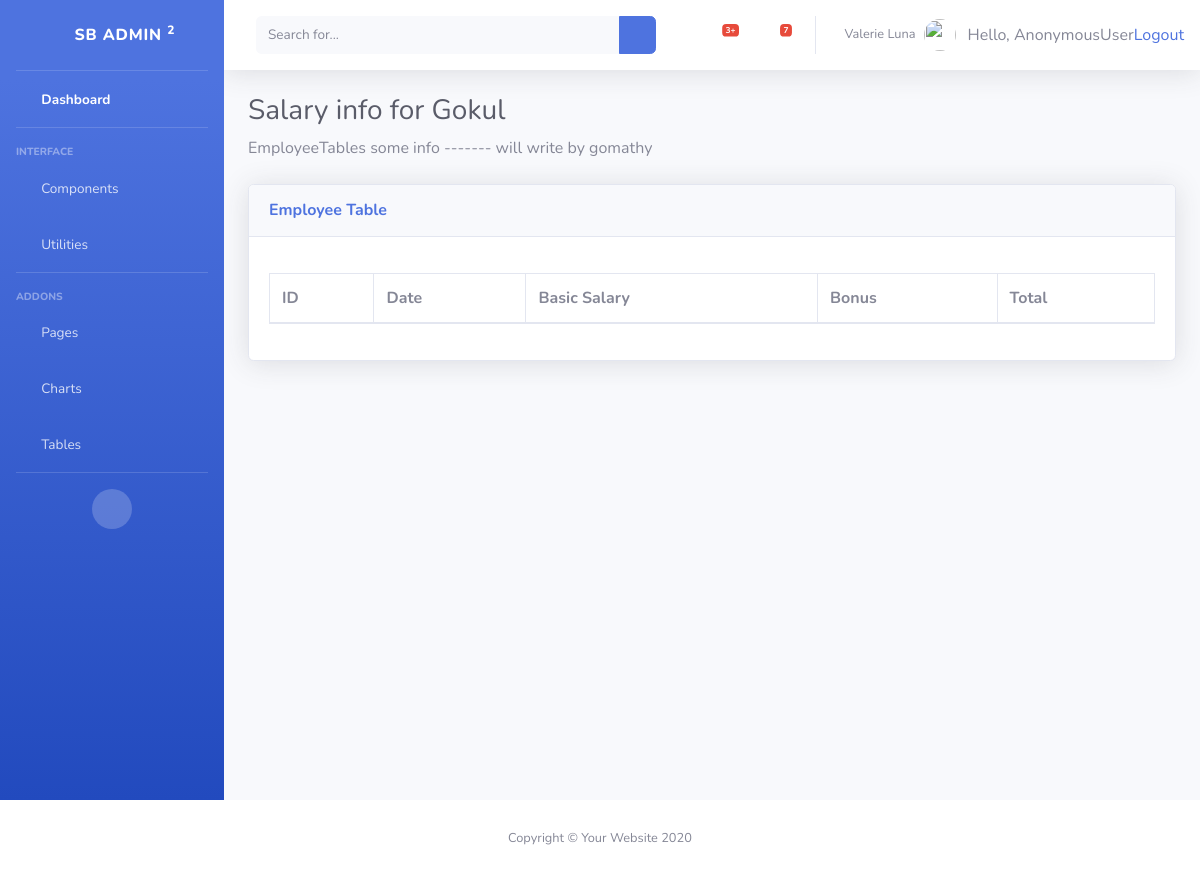
The page /1/salary_details/ on the database as committed earlier.
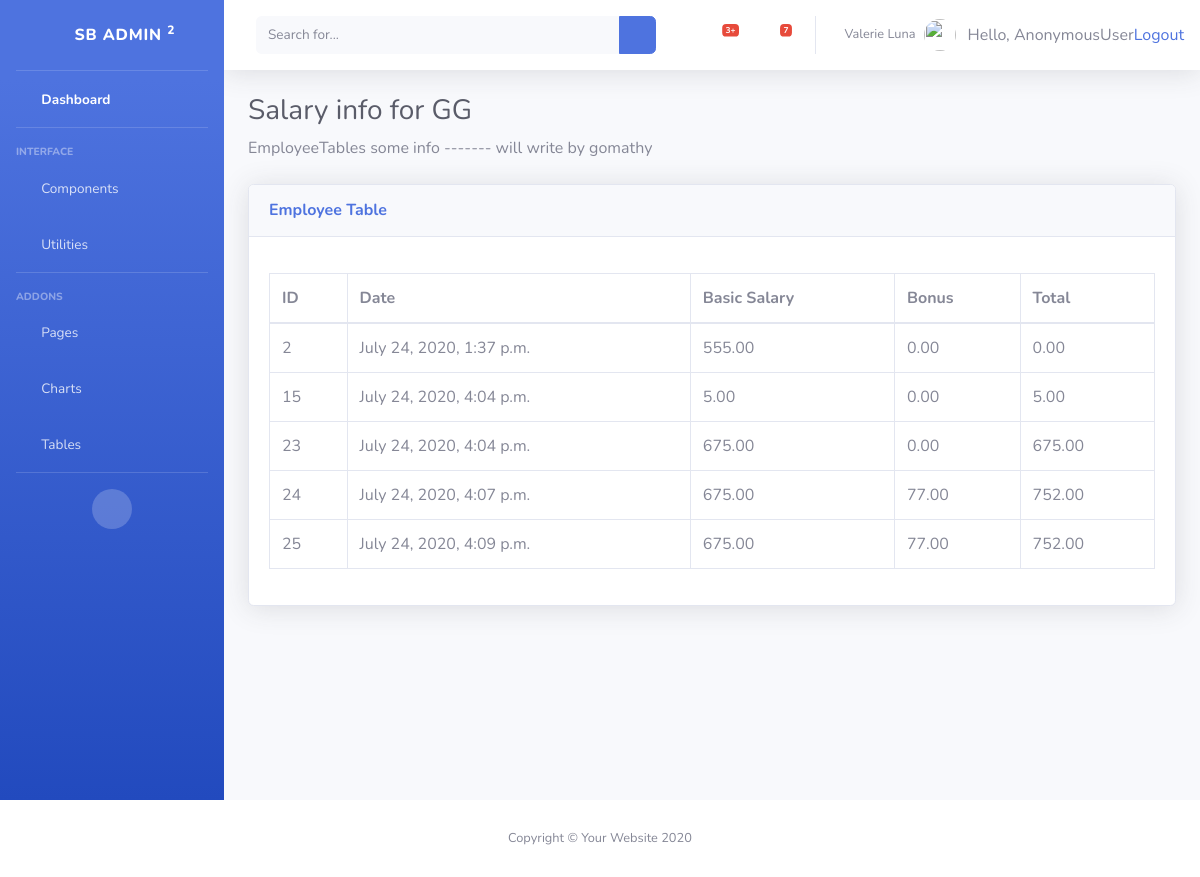
The same page on the database as committed later.
### inventory/models.py (models this page shows, shortened)
class Employee(models.Model):
	name 		= models.CharField("Employee Name", max_length=30, default='NULL', blank=True)
	basicSalary = models.DecimalField(max_digits=10, decimal_places=2, default=0)
	bonus 		= models.DecimalField(max_digits=10, decimal_places=2, default=0)
	total 		= models.DecimalField(max_digits=10, decimal_places=2, default=0) # basic + bonus
	isPaid 		= models.BooleanField(default=False)
	lastSalary 	= models.DateTimeField('last salary updated date', default=now, blank=True)
	DESIGNATION_CEO= 'Manager'
	DESIGNATION_WORKER= 'Worker'
	DESIGNATION_SUPERVISER= 'Superviser'
	DESIGNATION_MARKETING= 'MarketingHead'
	DESIGNATION_OTHERS= 'Others'
	DESIGNATION_CHOICES= [(DESIGNATION_WORKER, 'Worker'),(DESIGNATION_CEO,'Manager'),(DESIGNATION_SUPERVISER,'Superviser'),(DESIGNATION_MARKETING,'MarketingHead'),(DESIGNATION_WORKER,'others') ]
	designation = models.CharField(choices=DESIGNATION_CHOICES, max_length=200, default='Others')
	address = models.CharField(max_length=70, default='Not Found', blank=True)
	phone = models.CharField("Phone Number", max_length=11, default='0000000', blank=True)
	dob = models.DateTimeField('date of birth', default=now, blank=True)
	doj = models.DateTimeField('date of Joined', default=now, blank=True)
	GENDER_MALE 	= 0
	GENDER_FEMALE 	= 1
	GENDER_OTHERS 	= 2
	GENDER_CHOICES 	= [(GENDER_MALE, 'Male'), (GENDER_FEMALE, 'Female'), (GENDER_FEMALE, 'Others') ]
	gender 			= models.IntegerField(choices=GENDER_CHOICES, default=2)
	def __str__(self):
		return self.name ;

class Salary(models.Model):
	emp 		= models.ForeignKey(Employee, on_delete=models.CASCADE)
	basicSalary = models.DecimalField(max_digits=10, decimal_places=2, default=0)
	bonus 		= models.DecimalField(max_digits=10, decimal_places=2, default=0)
	total 		= models.DecimalField(max_digits=10, decimal_places=2, default=0) # basic + bonus
	paidDate 	= models.DateTimeField('Date of paided', default=now, blank=True)

### inventory/views.py (the view)
# urls.py: path('<int:emp_id>/salary_details/', views.salary_details, name='salary_details'),
def salary_details(request, emp_id):
	emp = get_object_or_404(Employee, pk=emp_id)
	sal = Salary.objects.filter(emp=emp)
	return render(request, 'inventory/salary_details.html', {'sal': sal, 'emp' : emp } )

### inventory/templates/inventory/salary_details.html
{% extends 'inventory/base.html' %}
{% load static %}
{% block body %}
<h1 class="h3 mb-2 text-gray-800"> Salary info for {{ emp }} </h1>
          <p class="mb-4">EmployeeTables some info ------- will write by gomathy  </p>
          <div class="card shadow mb-4">
            <div class="card-header py-3">
              <h6 class="m-0 font-weight-bold text-primary">Employee Table</h6>
            </div>
            <div class="card-body">
              <div class="table-responsive">
                <table class="table table-bordered" id="dataTable" width="100%" cellspacing="0">
                  <thead>
                    <tr>
                      <th>ID</th>
                      <th>Date</th>
                      <th>Basic Salary</th>
                      <th>Bonus</th>
                      <th>Total</th>
                    </tr>
                  </thead>
                  <tbody>
            <ul>
						{% for s in sal %}
						<tr>
                <td>{{ s.id }} </td>
						    <td>{{ s.paidDate }} </td>
						    <td>{{ s.basicSalary }} </td>
						    <td>{{ s.bonus }} </td>
						    <td>{{ s.total  }} </td>
						</tr>
						{% endfor %}
						</ul>
                  </tbody>
                </table>
              </div>
            </div>
          </div>
        </div>
      </div>
</div>
{% endblock %}

Rows that differ between the two databases and show on the page:
changed Employee: name "Gokul" → "GG"
added Salary: id "2", paidDate "July 24, 2020, 1:37 p.m.", basicSalary "555.00", bonus "0.00", total "0.00"
added Salary: id "15", paidDate "July 24, 2020, 4:04 p.m.", basicSalary "5.00", bonus "0.00", total "5.00"
added Salary: id "23", paidDate "July 24, 2020, 4:04 p.m.", basicSalary "675.00", bonus "0.00", total "675.00"
added Salary: id "24", paidDate "July 24, 2020, 4:07 p.m.", basicSalary "675.00", bonus "77.00", total "752.00"
added Salary: id "25", paidDate "July 24, 2020, 4:09 p.m.", basicSalary "675.00", bonus "77.00", total "752.00"
